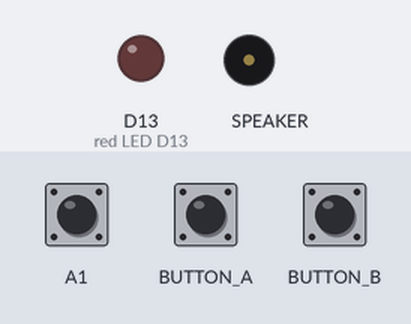
Bench run of a program on a simulated Circuit Playground running CircuitPython. Parts: output pins drawn as LEDs (lit = HIGH), buzzer (waves = sounding). Inputs (shaded band) come from the test bench; at power-on: A1 LOW. Touch pads read as touched when driven HIGH.

Above: at 1.2 s.
1.3 s: A1 pulled HIGH for 0.15 s
At 1.37 s:
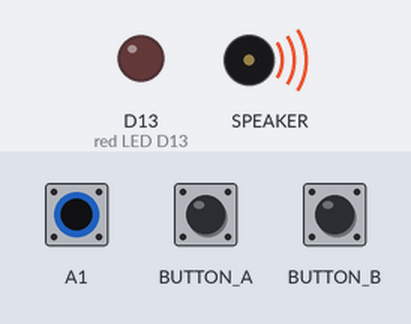
2.9 s: button B pressed for 0.15 s
At 2.97 s:
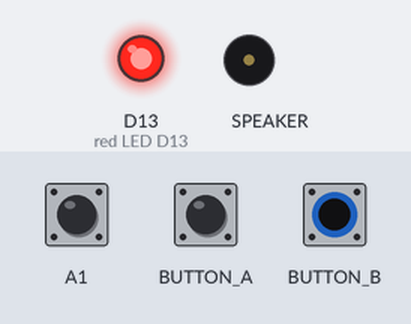
4.5 s: button B pressed for 3.2 s
At 8.9 s:
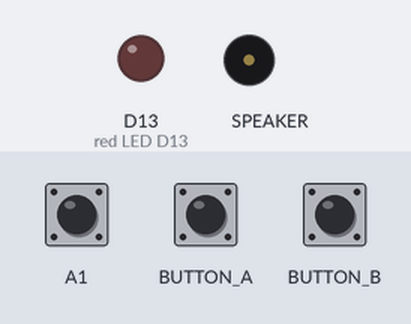
9.2 s: A1 pulled HIGH for 3.2 s
At 10.1 s:
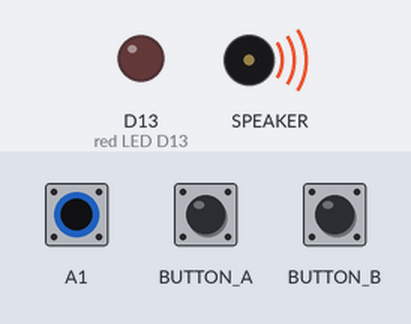
13.9 s: A1 driven HIGH and BUTTON_B (button B) driven HIGH
At 15.2 s:
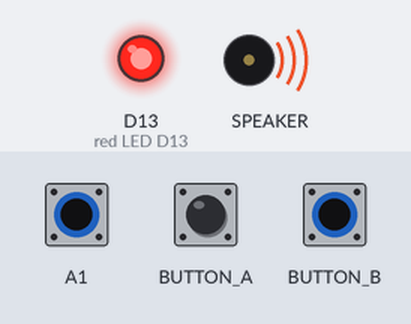
Timing chart, 0 to 16.4 s (numbered marks = the images above; inputs shaded):
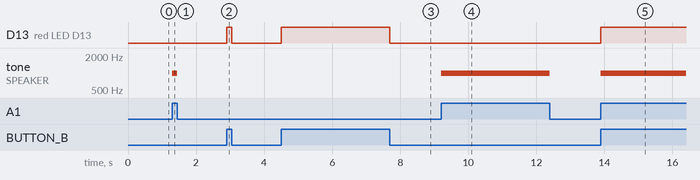

The program:

code1.py
```python
from adafruit_circuitplayground.express import cpx
import time
count = 0
something = 0
while True:

    if cpx.touch_A1:
        cpx.start_tone(1000)
    else:
        cpx.stop_tone()

    if cpx.button_a:
        if cpx.switch:
            cpx.play_file('Fanfare.wav')
        else:
            cpx.play_file('Coin.wav')

    if cpx.button_b:
        cpx.red_led = True
    else:
        cpx.red_led = False
```

Measured:
- after the input at 1.3 s, tone on SPEAKER: silent → 1000 Hz at once, → silent 0.15 s later
- after the input at 2.9 s, D13 (red LED D13): LOW → HIGH at once, → LOW 0.15 s later
- after the input at 4.5 s, D13 (red LED D13): LOW → HIGH at once, → LOW 3.2 s later
- after the input at 9.2 s, tone on SPEAKER: silent → 1000 Hz at once, → silent 3.2 s later
- after the input at 13.9 s, D13 (red LED D13): LOW → HIGH at once; tone on SPEAKER: silent → 1000 Hz at once
